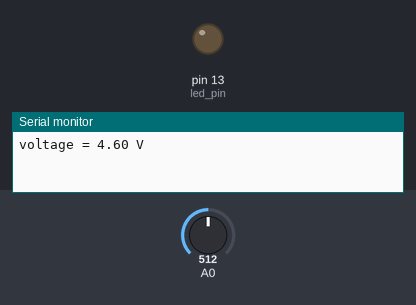
Bench run of a sketch on a simulated Arduino Uno, built with avr-gcc and run on an emulated ATmega328P. Shown: output pins drawn as LEDs (lit = HIGH), the last lines printed to the serial monitor. The inputs (shaded band) are chosen by the test bench; at power-on: A0 = 512.

Above: at 0.1 s.
At 4.1 s:
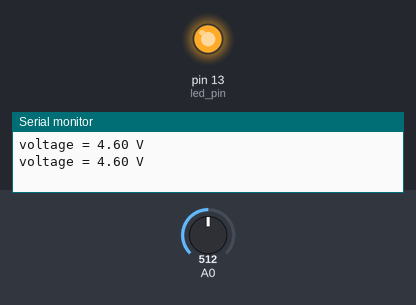
Timing chart, 0 to 5.6 s (numbered marks = the images above):
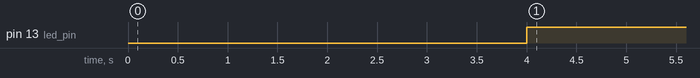

Measured:
- by itself, pin 13 (led_pin): LOW → HIGH at 4.0 s

The sketch:

Battery_level_volt.ino
```cpp
#include <Wire.h>


#define Rs_pin  0

#define led_pin 13

void setup()
{
  Serial.begin(9600);

  pinMode(led_pin, OUTPUT);
  digitalWrite(led_pin, LOW);
}

void loop()
{
  printVolts();
}

 void printVolts()
{
  int sensorValue = analogRead(A0); //read the A0 pin value
  float voltage = sensorValue * (4.60 / 1023.00) * 2; //convert the value to a true voltage.
  Serial.print("voltage = ");
  Serial.print(voltage); //print the voltage to LCD
  Serial.print(" V");
  Serial.println(" ");
  delay(4000);
  if (voltage < 6.50) //set the voltage considered low battery here
  {
    digitalWrite(led_pin, HIGH);
  }
}
```
